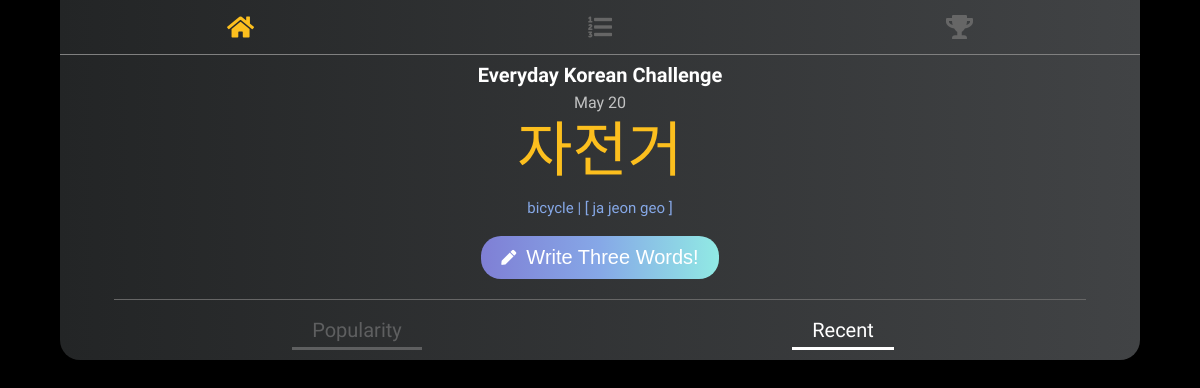
The app's page /readbydate with its own data.
### main/models.py (models this page shows, shortened)
class Keyword(models.Model):
    objects = models.Manager()
    name = models.CharField(max_length=50)
    translation = models.CharField(max_length=50)
    pronunciation = models.CharField(max_length=50)
    explanation = models.CharField(max_length=100)
    sum_of_like = models.IntegerField(default=0)
    is_show = models.BooleanField(verbose_name="오늘 표시할 것인가", null=False, default=False)
    release_date = models.DateTimeField()
    first_nation = models.ForeignKey(Nation, on_delete=models.CASCADE, related_name="첫번째")
    second_nation = models.ForeignKey(Nation, on_delete=models.CASCADE, related_name="두번째")
    third_nation = models.ForeignKey(Nation, on_delete=models.CASCADE, related_name="세번째")

### main/views.py (the view)
# urls.py: path('readbydate', views.read_posts_by_date, name="readbydate"),
def read_posts_by_date(request):
    key = Keyword.objects.get(is_show=True)
    posts = Post.objects.all().filter(keyword = key).order_by('-release_date')
    first = key.name[0]
    second = key.name[1]
    third = key.name[2]
    context = {
        'posts':posts,
        'key':key.name,
        'first':first,
        'second':second,
        'third':third,
        'keywords' : key,
    }
    return render(request, 'recent.html', context)

### main/templates/recent.html (shortened to what this page needs)
{% load static %}
<!DOCTYPE html>
<html lang="en">
  <head>
    <link rel="stylesheet" href="{% static 'style.css'%}" />
    <link
      rel="stylesheet"
      href="https://use.fontawesome.com/releases/v5.7.2/css/all.css"
    />
  </head>
  <body>
    <nav class="nav">
      <ul class="nav__list">
        <li class="nav__column">
          <a href="{% url 'home' %}" class="nav__list-link">
            <i class="fas fa-home nav__selected"></i>
          </a>
        </li>
        <li class="nav__column">
          <a href="{% url 'list' %}" class="nav__list-link">
            <i class="fas fa-list-ol"></i>
          </a>
        </li>
        <li class="nav__column">
          <a href="{% url 'rank' %}" class="nav__list-link">
            <i class="fas fa-trophy"></i>
          </a>
        </li>
      </ul>
    </nav>
    <div class="upper__content">
      <div class="title">Everyday Korean Challenge</div>
      <div class="prompt__box">
        <div class="today__date">{{keywords.release_date|date:"M d"}}</div>
        <h2 class="prompt">{{key}}</h2>
        <h4 class="prompt__translate">
          {{keywords.translation}} | {{keywords.pronunciation}}
        </h4>
      </div>
      {% if keywords.is_show %}
      <button class="write__button">
        <a href="{% url 'go_create' %}">
          <div class="fas fa-pen"></div>
          <div class="write">Write Three Words!</div>
        </a>
      </button>
      {%endif%}
      <div class="menu">
        <div class="unselected">
          <a href="{% url 'readbylike' %}"><span id="nocolor">Popularity</span></a>
        </div>
        <div class="selected">
          <a href="{% url 'readbydate' %}"><span>Recent</span></a>
        </div>
      </div>
    </div>
    <ul class="content">
    </ul>
  </body>
</html>

### static/style.css (style rules this page uses)
* { box-sizing: border-box; font-weight: 300; }
#nocolor { color: #5e5f60; }
a { text-decoration-line: none; }
body { display: flex; flex-direction: column; align-items: center; width: 100%; background-color: black; font-family: "Sunflower", sans-serif; }
.upper__content { background: linear-gradient(to right, #232526, #414345); display: flex; flex-direction: column; align-items: center; border-radius: 0 0 20px 20px; }
.title { font-size: 20px; margin-top: 10px; color: white; font-weight: 700; }
.prompt__box { display: flex; flex-direction: column; align-items: center; padding-top: 10px; }
.prompt__box .today__date { padding-bottom: 10px; color: white; opacity: 0.7; }
.prompt__box .prompt { font-size: 60px; padding-bottom: 10px; color: #fcbf1e; padding-bottom: 20px; font-weight: 400; }
.prompt__box .prompt__translate { font-size: 15px; padding-bottom: 10px; color: #86a8e7; padding-bottom: 20px; font-weight: 300; }
.write__button { margin-bottom: 20px; outline: none; padding: 10px 20px; border-radius: 20px; border: none; background: linear-gradient(to right, #7f7fd5, #86a8e7, #91eae4); }
.write__button a { text-decoration: none; font-size: 15px; display: flex; align-items: center; }
a:link { color: white; }
.write__button .write { font-size: 20px; padding-left: 10px; font-weight: 400; }
.upper__content .menu { display: flex; width: 90%; color: white; border-top: 1px solid rgb(102, 102, 102); }
.menu div { width: 50%; margin: 20px 20px; text-align: center; }
.menu div span { padding: 5px 20px; font-size: 20px; border-bottom: 3px solid; }
.menu .unselected { color: #5e5f60; }
.content { color: white; }

### static/nav.css (style rules this page uses)
.nav { display: flex; justify-content: center; }
.nav { top: 0px; width: 100%; animation: navAnim 0.3s linear forwards; }
.nav .nav__list { display: flex; justify-content: space-around; padding: 15px 0; background: linear-gradient(to right, #232526, #414345); border-bottom: 0.3px solid gray; }
.nav__column i { font-size: 24px; color: #666666; }
.nav__column .nav__selected { color: #fcbf1e; }

### static/media.css (style rules this page uses)
@media screen and (min-width: 701px) { .upper__content, .content, .nav__list__black, .nav__list { width: 90%; } }

### records on screen
Keyword: release_date "May 20", name "자전거", translation "bicycle", pronunciation "[ ja jeon geo ]"
